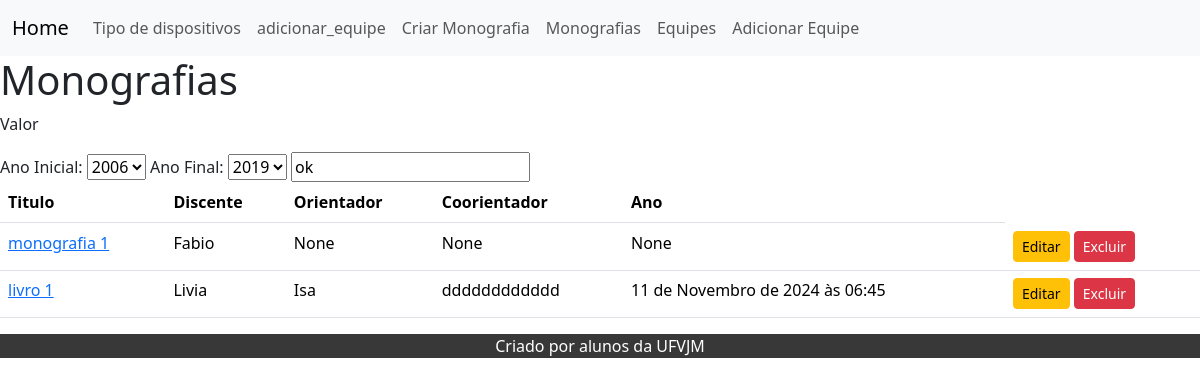
Screenshot of /monografias/ with the database file from the repository.
### monografias/models.py (models this page shows, shortened)
class Monografias(models.Model):
    titulo = models.CharField(max_length=250)
    discente = models.OneToOneField(Equipe,on_delete=models.CASCADE)
    orientador = models.ForeignKey(Equipe,on_delete=models.CASCADE,null=True,blank=True,related_name="orientador")
    coorientador = models.ForeignKey(Equipe,on_delete=models.CASCADE,null=True,blank=True,related_name="coorientador")
    dat = models.DateTimeField(null=True,blank=True)

### equipe/models.py (models this page shows)
class Equipe(models.Model):
    nome = models.CharField(max_length=200)
    fa =(
        ("G", "Graduação"),
        ("M", "Mestrado"),
        ("D", "Doutorado"),
    )
    formacao_academica = models.CharField(max_length=30, choices=fa, default='G')
    email = models.EmailField(max_length=100,null=True,blank=True)
    registro_criado = models.DateTimeField(auto_now_add=True)
    registro_atualizado = models.DateTimeField(auto_now=True)
    def __str__(self):
        return self.nome

### monografias/views.py (the view)
# urls.py: path('', views.index, name='Home'),  # Adicione uma rota de exemplo, como 'index'
def index(request):
    if request.method == 'POST':
        dados = request.POST.copy()
        inicio = int(dados('ano_inicial'))
        fim = int(dados('ano_final'))
        monografias = Monografias.objects.filter(dat_range=(date(inicio,1,1), date(fim,12,31)))
    else:
        monografias = Monografias.objects.all()
    context = {
        'lista': monografias
    }
    return render(request, 'monografias.html', context)

### monografias/templates/monografias.html (shortened to what this page needs)
{% extends 'base.html' %}
{% block content %}
    <h1>Monografias</h1>
    <p>Valor {{valor}}</p>
    <form action="" method="post" nome="formulario">
      <label for="inicial">Ano Inicial:</label>
        <select name="ano_inicial" id="inicial">
          <option value="2006" selected="selected">2006</option>
        </select>
      <label for="final">Ano Final:</label>
          <select name="ano_final" id="final">
          <option value="2019" selected="selected">2019</option>
        </select>
      <input triy="submit" value="ok">
    </form>
    <table class="table">
        <thead>
          <tr>
            <th scope=>Titulo</th>
            <th scope=>Discente</th>
            <th scope=>Orientador</th>
            <th scope=>Coorientador</th>
            <th scope=>Ano</th>
         </tr>
        </thead>
        <tbody>
            {% for e in lista %}
          <tr>
            <td><a href="{% url 'detalhes' pk=e.pk %}"> {{e.titulo}} </a></td>
            <td>{{e.discente}}</td>
            <td>{{e.orientador}}</td>
            <td>{{e.coorientador}}</td>
            <td>{{e.dat}}</td>
            <td>
              <a href="{% url 'editar_monografia' pk=e.pk %}" class="btn btn-warning btn-sm">Editar</a>
              <a href="{% url 'deletar_monografia' pk=e.pk %}" class="btn btn-danger btn-sm">Excluir</a>
          </td>
          </tr>
          <tr>
          {% endfor %}
        </tbody>
      </table>
{% endblock %}

### rows the page displays
Monografias: titulo "monografia 1", discente "Fabio", orientador "None", coorientador "None", dat "None"
Monografias: titulo "livro 1", discente "Livia", orientador "Isa", coorientador "dddddddddddd", dat "11 de Novembro de 2024 às 06:45"
